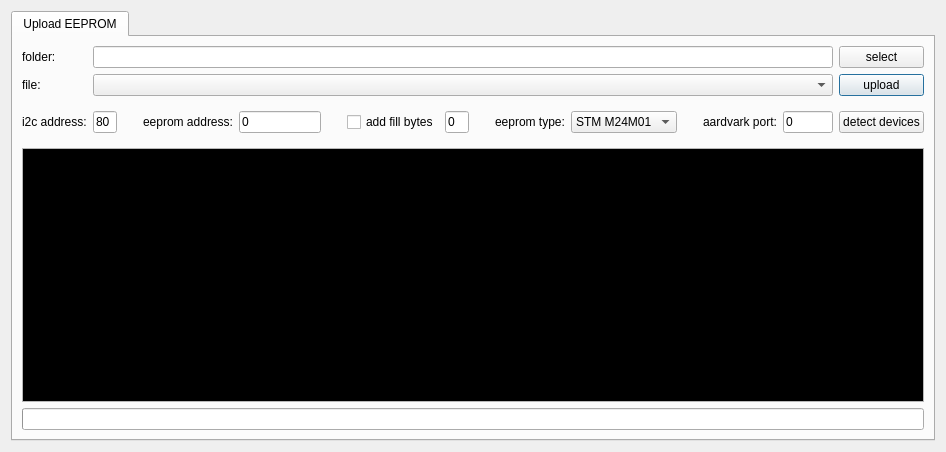
<?xml version="1.0" encoding="UTF-8"?>
<ui version="4.0">
 <class>Dialog</class>
 <widget class="QDialog" name="Dialog">
  <property name="geometry">
   <rect>
    <x>0</x>
    <y>0</y>
    <width>946</width>
    <height>452</height>
   </rect>
  </property>
  <property name="windowTitle">
   <string>Upload EEPROM</string>
  </property>
  <layout class="QVBoxLayout" name="verticalLayout">
   <item>
    <widget class="QTabWidget" name="TabWidget">
     <property name="currentIndex">
      <number>0</number>
     </property>
     <widget class="QWidget" name="tabUploadEeprom">
      <attribute name="title">
       <string>Upload EEPROM</string>
      </attribute>
      <layout class="QGridLayout" name="gridLayout">
       <item row="1" column="1">
        <widget class="QComboBox" name="File">
         <property name="layoutDirection">
          <enum>Qt::LeftToRight</enum>
         </property>
        </widget>
       </item>
       <item row="1" column="0">
        <widget class="QLabel" name="label_2">
         <property name="text">
          <string>file:</string>
         </property>
        </widget>
       </item>
       <item row="3" column="0" colspan="3">
        <widget class="QTextEdit" name="Log">
         <property name="palette">
          <palette>
           <active>
            <colorrole role="Text">
             <brush brushstyle="SolidPattern">
              <color alpha="255">
               <red>0</red>
               <green>255</green>
               <blue>0</blue>
              </color>
             </brush>
            </colorrole>
            <colorrole role="Base">
             <brush brushstyle="SolidPattern">
              <color alpha="255">
               <red>0</red>
               <green>0</green>
               <blue>0</blue>
              </color>
             </brush>
            </colorrole>
           </active>
           <inactive>
            <colorrole role="Text">
             <brush brushstyle="SolidPattern">
              <color alpha="255">
               <red>0</red>
               <green>255</green>
               <blue>0</blue>
              </color>
             </brush>
            </colorrole>
            <colorrole role="Base">
             <brush brushstyle="SolidPattern">
              <color alpha="255">
               <red>0</red>
               <green>0</green>
               <blue>0</blue>
              </color>
             </brush>
            </colorrole>
           </inactive>
           <disabled>
            <colorrole role="Text">
             <brush brushstyle="SolidPattern">
              <color alpha="255">
               <red>120</red>
               <green>120</green>
               <blue>120</blue>
              </color>
             </brush>
            </colorrole>
            <colorrole role="Base">
             <brush brushstyle="SolidPattern">
              <color alpha="255">
               <red>240</red>
               <green>240</green>
               <blue>240</blue>
              </color>
             </brush>
            </colorrole>
           </disabled>
          </palette>
         </property>
         <property name="readOnly">
          <bool>true</bool>
         </property>
        </widget>
       </item>
       <item row="4" column="0" colspan="3">
        <widget class="QProgressBar" name="Progress">
         <property name="value">
          <number>0</number>
         </property>
         <property name="textVisible">
          <bool>false</bool>
         </property>
        </widget>
       </item>
       <item row="1" column="2">
        <widget class="QPushButton" name="Upload">
         <property name="toolTip">
          <string>uploads the selected file</string>
         </property>
         <property name="text">
          <string>upload</string>
         </property>
        </widget>
       </item>
       <item row="2" column="0">
        <widget class="QLabel" name="label_3">
         <property name="text">
          <string>i2c address:</string>
         </property>
        </widget>
       </item>
       <item row="0" column="2">
        <widget class="QPushButton" name="SelectFolder">
         <property name="toolTip">
          <string>selects a folder whose file will be shown in the file selection</string>
         </property>
         <property name="text">
          <string>select</string>
         </property>
        </widget>
       </item>
       <item row="0" column="0">
        <widget class="QLabel" name="label">
         <property name="text">
          <string>folder:</string>
         </property>
        </widget>
       </item>
       <item row="0" column="1">
        <widget class="QLineEdit" name="Folder">
         <property name="layoutDirection">
          <enum>Qt::LeftToRight</enum>
         </property>
         <property name="readOnly">
          <bool>true</bool>
         </property>
        </widget>
       </item>
       <item row="2" column="1">
        <layout class="QHBoxLayout" name="horizontalLayout">
         <item>
          <widget class="QLineEdit" name="I2CAddress">
           <property name="maximumSize">
            <size>
             <width>50</width>
             <height>16777215</height>
            </size>
           </property>
           <property name="text">
            <string>80</string>
           </property>
           <property name="alignment">
            <set>Qt::AlignLeading|Qt::AlignLeft|Qt::AlignVCenter</set>
           </property>
          </widget>
         </item>
         <item>
          <spacer name="verticalSpacer">
           <property name="orientation">
            <enum>Qt::Vertical</enum>
           </property>
           <property name="sizeType">
            <enum>QSizePolicy::Fixed</enum>
           </property>
           <property name="sizeHint" stdset="0">
            <size>
             <width>20</width>
             <height>40</height>
            </size>
           </property>
          </spacer>
         </item>
         <item>
          <widget class="QLabel" name="label_4">
           <property name="text">
            <string>eeprom address:</string>
           </property>
          </widget>
         </item>
         <item>
          <widget class="QLineEdit" name="EepromAddress">
           <property name="text">
            <string>0</string>
           </property>
          </widget>
         </item>
         <item>
          <spacer name="verticalSpacer_2">
           <property name="orientation">
            <enum>Qt::Vertical</enum>
           </property>
           <property name="sizeType">
            <enum>QSizePolicy::Fixed</enum>
           </property>
           <property name="sizeHint" stdset="0">
            <size>
             <width>20</width>
             <height>40</height>
            </size>
           </property>
          </spacer>
         </item>
         <item>
          <widget class="QCheckBox" name="AddFillBytes">
           <property name="toolTip">
            <string>&lt;html&gt;&lt;head/&gt;&lt;body&gt;&lt;p&gt;if selected then an the last EEPROM page in which the file will be written is filled with a fill byte&lt;/p&gt;&lt;/body&gt;&lt;/html&gt;</string>
           </property>
           <property name="text">
            <string>add fill bytes</string>
           </property>
          </widget>
         </item>
         <item>
          <widget class="QLineEdit" name="FillBytes">
           <property name="maximumSize">
            <size>
             <width>50</width>
             <height>16777215</height>
            </size>
           </property>
           <property name="toolTip">
            <string>the fill byte</string>
           </property>
           <property name="text">
            <string>0</string>
           </property>
          </widget>
         </item>
         <item>
          <spacer name="verticalSpacer_4">
           <property name="orientation">
            <enum>Qt::Vertical</enum>
           </property>
           <property name="sizeType">
            <enum>QSizePolicy::Fixed</enum>
           </property>
           <property name="sizeHint" stdset="0">
            <size>
             <width>20</width>
             <height>40</height>
            </size>
           </property>
          </spacer>
         </item>
         <item>
          <widget class="QLabel" name="label_5">
           <property name="text">
            <string>eeprom type:</string>
           </property>
          </widget>
         </item>
         <item>
          <widget class="QComboBox" name="EepromType">
           <item>
            <property name="text">
             <string>STM M24M01</string>
            </property>
           </item>
          </widget>
         </item>
         <item>
          <spacer name="verticalSpacer_3">
           <property name="orientation">
            <enum>Qt::Vertical</enum>
           </property>
           <property name="sizeType">
            <enum>QSizePolicy::Fixed</enum>
           </property>
           <property name="sizeHint" stdset="0">
            <size>
             <width>20</width>
             <height>40</height>
            </size>
           </property>
          </spacer>
         </item>
         <item>
          <widget class="QLabel" name="label_6">
           <property name="text">
            <string>aardvark port:</string>
           </property>
          </widget>
         </item>
         <item>
          <widget class="QLineEdit" name="AardvarkPort">
           <property name="sizePolicy">
            <sizepolicy hsizetype="Fixed" vsizetype="Fixed">
             <horstretch>0</horstretch>
             <verstretch>0</verstretch>
            </sizepolicy>
           </property>
           <property name="maximumSize">
            <size>
             <width>50</width>
             <height>16777215</height>
            </size>
           </property>
           <property name="text">
            <string>0</string>
           </property>
          </widget>
         </item>
        </layout>
       </item>
       <item row="2" column="2">
        <widget class="QPushButton" name="DetectedDevices">
         <property name="toolTip">
          <string>detects all connected aardvark devices</string>
         </property>
         <property name="text">
          <string>detect devices</string>
         </property>
        </widget>
       </item>
      </layout>
     </widget>
    </widget>
   </item>
  </layout>
 </widget>
 <resources/>
 <connections/>
</ui>
